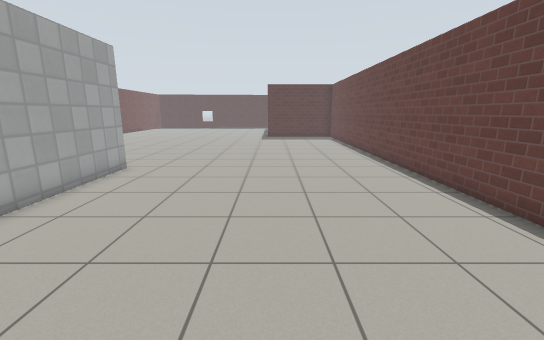
view 1 (above)

16 first-person views from a walk through a Gazebo world. The camera is 1.2 m above the floor, tilts 12° down and sees 90° across. The floor is counted in squares, 0.5 m on a side. Each view is taken from the middle of a square. On the plan, view 1 faces up. The plan holds only what a view shows up to about 17 squares ahead; the rest is blank. Simple patterns stand in for the simulator's built-in surfaces.

view 2
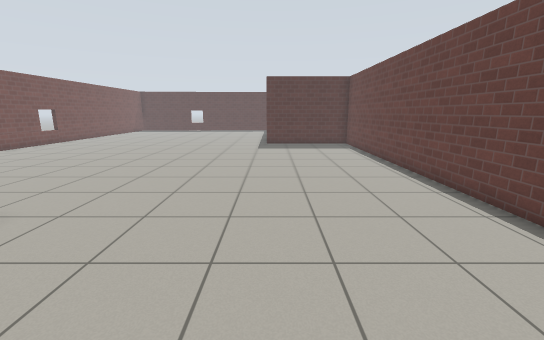

view 3
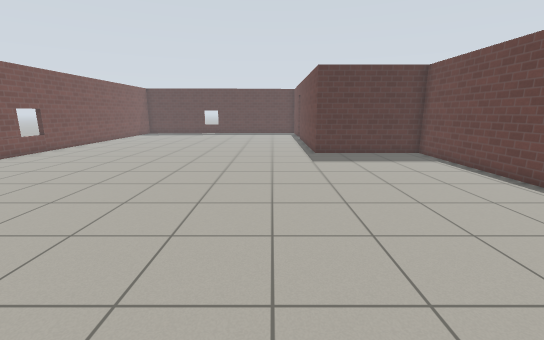

view 4
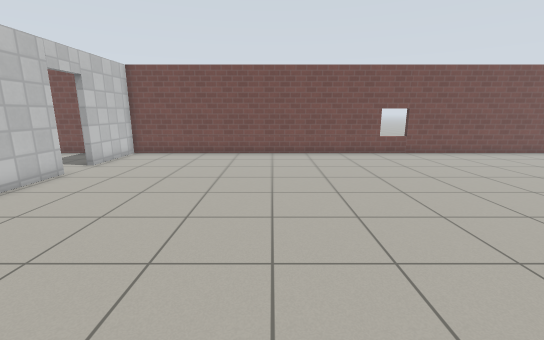

view 5
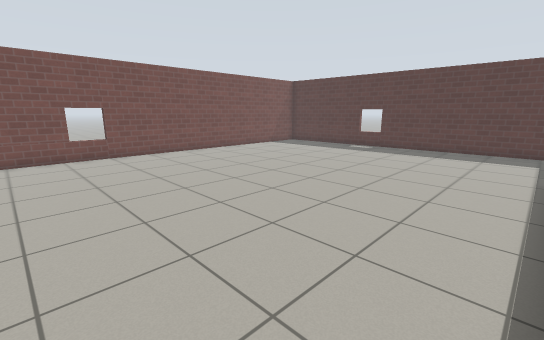

view 6
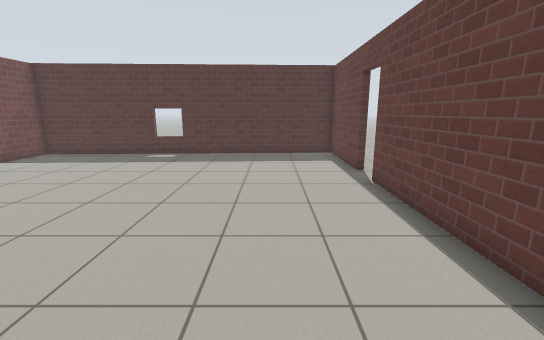

view 7
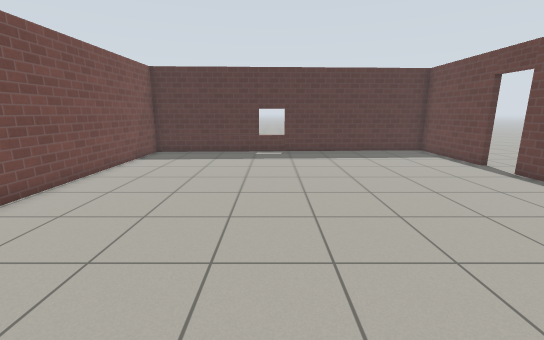

view 8
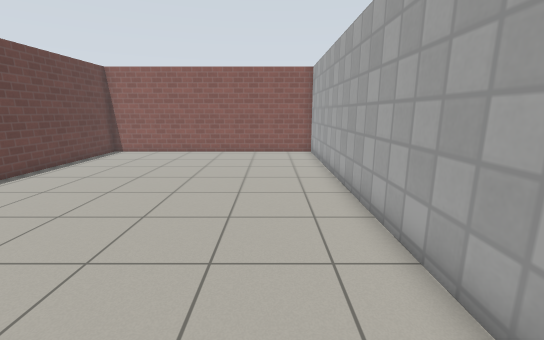

view 9
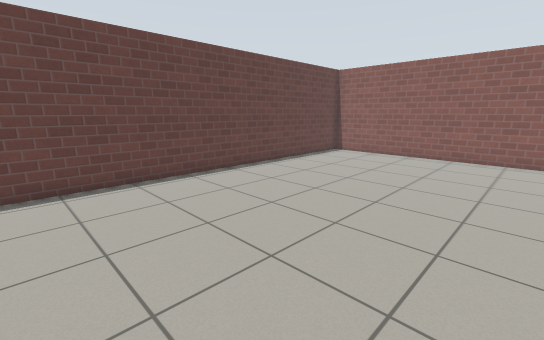

view 10
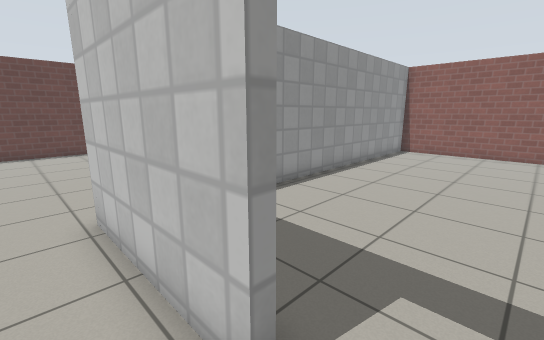

view 11
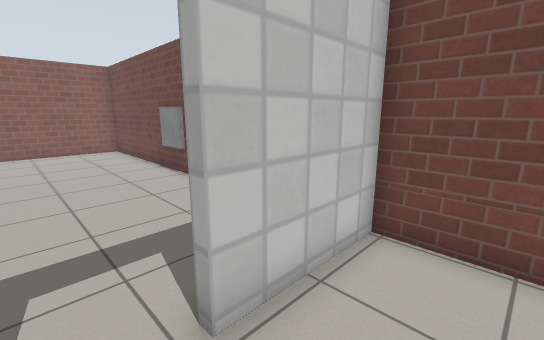

view 12
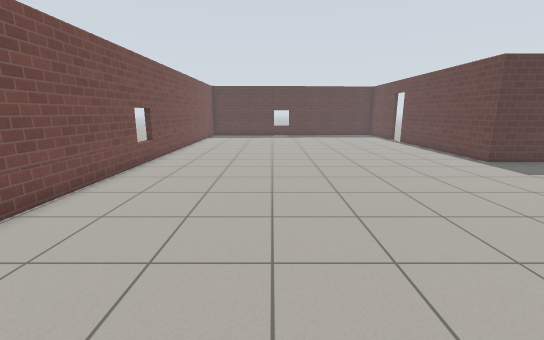

view 13
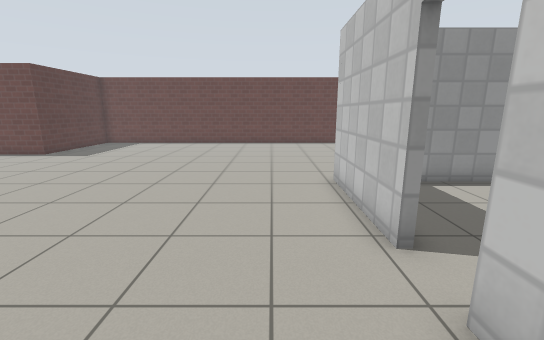

view 14
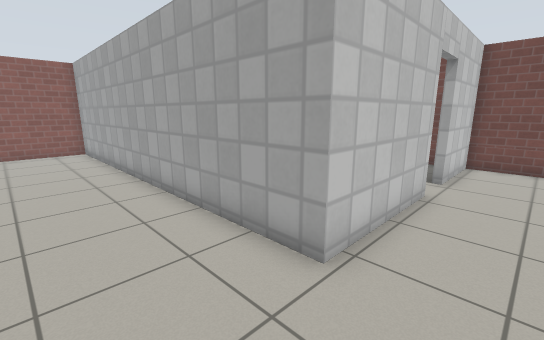

view 15
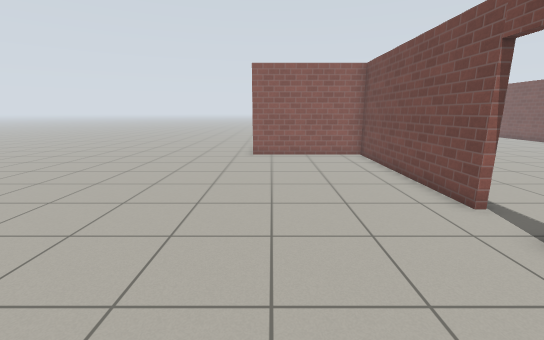

view 16
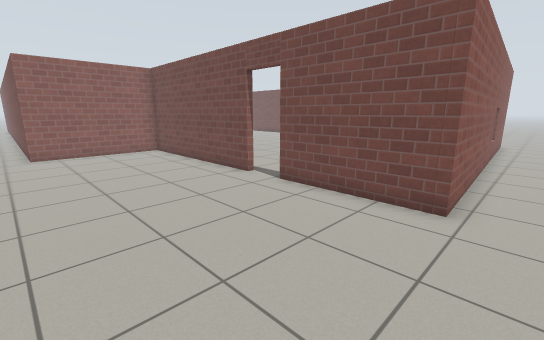

### Floor plan
Points are (right, up) in squares from view 1. A wall is a line through its corners. A room is listed if a view was taken in it or the views show most of it. See-through windows are left out.
Room 1 (views 1, 2, 3, 4, 5, 6, 7, 8, 9, 10, 11, 12, 13, 14)
walls: (-11.5, 11.8) (-6.4, 11.8) (-6.4, -4.8) (5.8, -4.8) (5.8, 27.1) (-0.4, 27.1) (-0.4, 36.5); (-0.4, 38.3) (-0.4, 43.3) (-17.1, 42.6) (-17.1, 11.8) (-13.3, 11.8)
ways out: open door at (0, 37.5) to room 2; open door at (-12.5, 12) to room 3
Room 2 (views 15, 16)
walls: (-0.1, 36.5) (-0.1, 27.4) (6.1, 27.4) (6.1, 21.4); (-15.5, 43) (-0.1, 43.7) (-0.1, 38.3)
ways out: open door at (0, 37.5) to room 1
Room 3 (no view inside)
walls: (-17.1, 4.2) (-17.1, -4.8) (-6.7, -4.8) (-6.7, 8.7); (-17.1, 10.6) (-17.1, 7.4)
ways out: open door at (-12.5, 12) to room 1
objects: window (-17, 3)

Where each view was taken, in squares from view 1:
view 1: 0 up, 0 right, facing up
view 2: 6 up, 0 right, facing up
view 3: 11 up, 3 left, facing up
view 4: 20 up, 1 left, facing left
view 5: 24 up, 1 left, facing up-left
view 6: 27 up, 4 left, facing up
view 7: 26 up, 10 left, facing up
view 8: 12 up, 4 left, facing down
view 9: 11 up, 4 left, facing down-right
view 10: 13 up, 13 left, facing down-right
view 11: 14 up, 12 left, facing down-left
view 12: 14 up, 11 left, facing up
view 13: 14 up, 16 left, facing right
view 14: 14 up, 3 left, facing down-left
view 15: 43 up, 5 right, facing down
view 16: 45 up, 7 right, facing down-left
